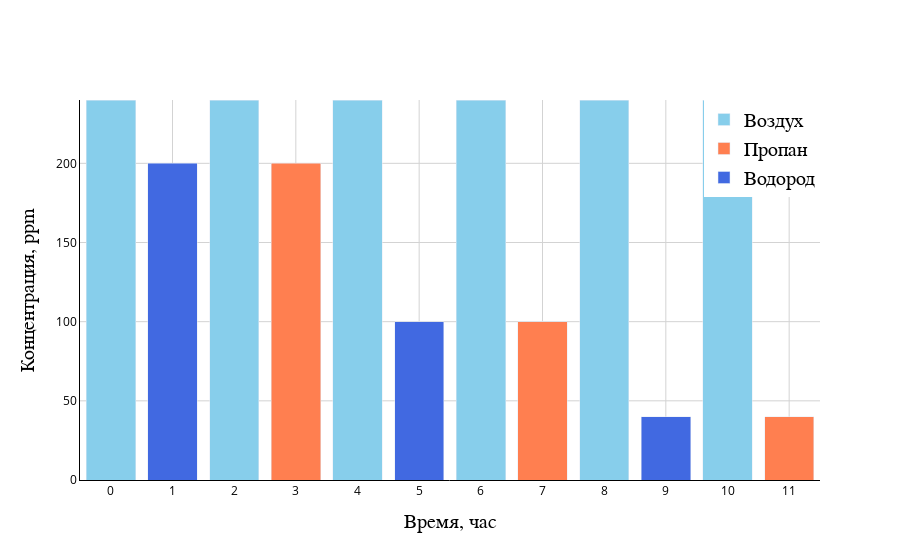

This figure's notebook cell:
### Code cell
import plotly.graph_objects as go

# задаем данные для гистограммы
data = {
    'Водород': [[1, 5, 9], [200, 100, 40]],
    'Пропан': [[3,7, 11,], [200, 100, 40]],
    'Воздух': [[0, 2, 4, 6, 8, 10,], [240] * 6]
}

fig = go.Figure()

colors = {
    'Водород': 'royalblue',
    'Пропан': 'coral',
    'Воздух': 'skyblue'
}

for gas, values in data.items():
    fig.add_trace(go.Bar(x=values[0], y=values[1], name=gas, marker=dict(color=colors[gas])))

fig.update_layout(
    barmode='stack',
    xaxis=dict(
        tickmode='linear',
        tick0=0,
        dtick=1,
        rangemode='tozero',
        title='Время, час',
        showgrid=True,
        gridcolor='lightgray',
        linecolor='black',
        titlefont=dict(size=20, family="Times New Roman, sans-serif")
    ),
    yaxis=dict(
        range=[0, 240],
        title='Концентрация, ppm',
        showgrid=True,
        gridcolor='lightgray',
        linecolor='black',
        titlefont=dict(size=20, family="Times New Roman, sans-serif")
    ),
    legend=dict(
        x=1,
        y=1,
        xanchor='right',
        yanchor='top',
        font=dict(size=20, family="Times New Roman, sans-serif")
        
    ),
    plot_bgcolor='white',
    paper_bgcolor='white',
    font=dict(color='black')
)

fig.show()

### Figure 1 — Plotly figure (JSON) as saved in the notebook; plotly's stock layout.template omitted (floating-point values rounded to 4 significant figures)
{"data": [{"marker": {"color": "royalblue"}, "name": "Водород", "type": "bar", "x": [1, 5, 9], "y": [200, 100, 40]}, {"marker": {"color": "coral"}, "name": "Пропан", "type": "bar", "x": [3, 7, 11], "y": [200, 100, 40]}, {"marker": {"color": "skyblue"}, "name": "Воздух", "type": "bar", "x": [0, 2, 4, 6, 8, 10], "y": [240, 240, 240, 240, 240, 240]}], "layout": {"barmode": "stack", "font": {"color": "black"}, "legend": {"font": {"family": "Times New Roman, sans-serif", "size": 20}, "x": 1, "xanchor": "right", "y": 1, "yanchor": "top"}, "paper_bgcolor": "white", "plot_bgcolor": "white", "xaxis": {"dtick": 1, "gridcolor": "lightgray", "linecolor": "black", "rangemode": "tozero", "showgrid": true, "tick0": 0, "tickmode": "linear", "title": {"font": {"family": "Times New Roman, sans-serif", "size": 20}, "text": "Время, час"}}, "yaxis": {"gridcolor": "lightgray", "linecolor": "black", "range": [0, 240], "showgrid": true, "title": {"font": {"family": "Times New Roman, sans-serif", "size": 20}, "text": "Концентрация, ppm"}}}}
